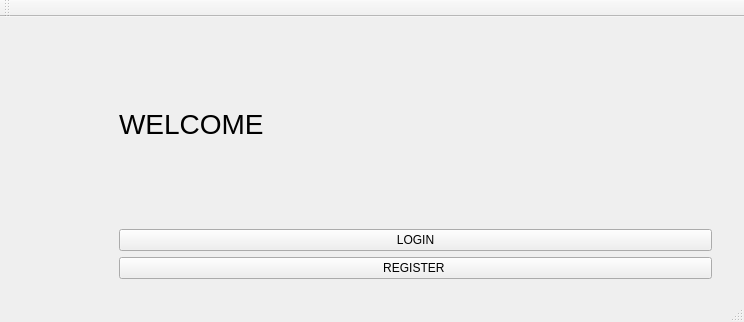
<?xml version="1.0" encoding="UTF-8"?>
<ui version="4.0">
 <class>MainWindow</class>
 <widget class="QMainWindow" name="MainWindow">
  <property name="geometry">
   <rect>
    <x>0</x>
    <y>0</y>
    <width>744</width>
    <height>322</height>
   </rect>
  </property>
  <property name="windowTitle">
   <string>MainWindow</string>
  </property>
  <property name="iconSize">
   <size>
    <width>16</width>
    <height>16</height>
   </size>
  </property>
  <widget class="QWidget" name="centralwidget">
   <widget class="QStackedWidget" name="stackedWidget">
    <property name="geometry">
     <rect>
      <x>110</x>
      <y>0</y>
      <width>611</width>
      <height>271</height>
     </rect>
    </property>
    <property name="sizePolicy">
     <sizepolicy hsizetype="Expanding" vsizetype="Expanding">
      <horstretch>0</horstretch>
      <verstretch>0</verstretch>
     </sizepolicy>
    </property>
    <property name="currentIndex">
     <number>1</number>
    </property>
    <widget class="QWidget" name="page">
     <widget class="QPushButton" name="Olympia">
      <property name="geometry">
       <rect>
        <x>180</x>
        <y>130</y>
        <width>121</width>
        <height>51</height>
       </rect>
      </property>
      <property name="autoFillBackground">
       <bool>true</bool>
      </property>
      <property name="text">
       <string>Olympia Hostel</string>
      </property>
     </widget>
     <widget class="QPushButton" name="Dreamworld">
      <property name="geometry">
       <rect>
        <x>180</x>
        <y>190</y>
        <width>121</width>
        <height>51</height>
       </rect>
      </property>
      <property name="text">
       <string>Dreamworld Hostel </string>
      </property>
     </widget>
     <widget class="QLabel" name="label">
      <property name="geometry">
       <rect>
        <x>110</x>
        <y>40</y>
        <width>281</width>
        <height>61</height>
       </rect>
      </property>
      <property name="autoFillBackground">
       <bool>true</bool>
      </property>
      <property name="styleSheet">
       <string notr="true">font: rgb(0, 0, 0)700 28pt &quot;Arial&quot;;</string>
      </property>
      <property name="text">
       <string>            HOSTEL BOOKING SYSTEM</string>
      </property>
     </widget>
    </widget>
    <widget class="QWidget" name="page_3">
     <layout class="QVBoxLayout" name="verticalLayout_2">
      <item alignment="Qt::AlignmentFlag::Qt::AlignmentFlag::AlignVCenter">
       <widget class="QLabel" name="WELCOME">
        <property name="font">
         <font>
          <pointsize>21</pointsize>
         </font>
        </property>
        <property name="text">
         <string>WELCOME</string>
        </property>
       </widget>
      </item>
      <item>
       <widget class="QPushButton" name="Login">
        <property name="text">
         <string>LOGIN</string>
        </property>
       </widget>
      </item>
      <item>
       <widget class="QPushButton" name="Register">
        <property name="text">
         <string>REGISTER </string>
        </property>
       </widget>
      </item>
     </layout>
    </widget>
    <widget class="QWidget" name="page_2">
     <widget class="QLabel" name="WELCOME_2">
      <property name="geometry">
       <rect>
        <x>130</x>
        <y>10</y>
        <width>151</width>
        <height>41</height>
       </rect>
      </property>
      <property name="font">
       <font>
        <pointsize>21</pointsize>
       </font>
      </property>
      <property name="text">
       <string>        MENU </string>
      </property>
     </widget>
     <widget class="QPushButton" name="Book">
      <property name="geometry">
       <rect>
        <x>140</x>
        <y>60</y>
        <width>211</width>
        <height>51</height>
       </rect>
      </property>
      <property name="text">
       <string>BOOK ROOM</string>
      </property>
     </widget>
     <widget class="QPushButton" name="pushButton_6">
      <property name="geometry">
       <rect>
        <x>140</x>
        <y>200</y>
        <width>211</width>
        <height>51</height>
       </rect>
      </property>
      <property name="text">
       <string>EXIT</string>
      </property>
     </widget>
     <widget class="QPushButton" name="pushButton_7">
      <property name="geometry">
       <rect>
        <x>140</x>
        <y>130</y>
        <width>211</width>
        <height>51</height>
       </rect>
      </property>
      <property name="text">
       <string>CHECK ROOM</string>
      </property>
     </widget>
    </widget>
    <widget class="QWidget" name="page_4">
     <widget class="QLabel" name="WELCOME_3">
      <property name="geometry">
       <rect>
        <x>10</x>
        <y>210</y>
        <width>171</width>
        <height>41</height>
       </rect>
      </property>
      <property name="font">
       <font>
        <family>Arial</family>
        <pointsize>11</pointsize>
        <italic>true</italic>
        <bold>true</bold>
       </font>
      </property>
      <property name="text">
       <string>   Enter Room Number:</string>
      </property>
     </widget>
     <widget class="QTextEdit" name="textEdit">
      <property name="geometry">
       <rect>
        <x>180</x>
        <y>220</y>
        <width>51</width>
        <height>21</height>
       </rect>
      </property>
      <property name="verticalScrollBarPolicy">
       <enum>Qt::ScrollBarPolicy::ScrollBarAlwaysOff</enum>
      </property>
      <property name="horizontalScrollBarPolicy">
       <enum>Qt::ScrollBarPolicy::ScrollBarAlwaysOff</enum>
      </property>
     </widget>
     <widget class="QPushButton" name="pushButton_9">
      <property name="geometry">
       <rect>
        <x>350</x>
        <y>210</y>
        <width>91</width>
        <height>31</height>
       </rect>
      </property>
      <property name="text">
       <string>BOOK</string>
      </property>
     </widget>
     <widget class="QTableWidget" name="tableWidget">
      <property name="geometry">
       <rect>
        <x>100</x>
        <y>10</y>
        <width>331</width>
        <height>171</height>
       </rect>
      </property>
      <property name="autoFillBackground">
       <bool>true</bool>
      </property>
      <property name="alternatingRowColors">
       <bool>true</bool>
      </property>
      <property name="rowCount">
       <number>5</number>
      </property>
      <row/>
      <row/>
      <row/>
      <row/>
      <row/>
      <column>
       <property name="text">
        <string>Room</string>
       </property>
      </column>
      <column>
       <property name="text">
        <string>Type</string>
       </property>
      </column>
      <column>
       <property name="text">
        <string>Price</string>
       </property>
      </column>
     </widget>
    </widget>
    <widget class="QWidget" name="page_5">
     <widget class="QLabel" name="WELCOME_4">
      <property name="geometry">
       <rect>
        <x>110</x>
        <y>10</y>
        <width>281</width>
        <height>41</height>
       </rect>
      </property>
      <property name="font">
       <font>
        <pointsize>21</pointsize>
       </font>
      </property>
      <property name="text">
       <string>WELCOME TO HOSTEL</string>
      </property>
     </widget>
     <widget class="QLabel" name="label_2">
      <property name="geometry">
       <rect>
        <x>10</x>
        <y>70</y>
        <width>201</width>
        <height>31</height>
       </rect>
      </property>
      <property name="font">
       <font>
        <family>Yu Gothic UI Semibold</family>
        <pointsize>14</pointsize>
       </font>
      </property>
      <property name="text">
       <string>Enter Student Number</string>
      </property>
     </widget>
     <widget class="QLabel" name="label_3">
      <property name="geometry">
       <rect>
        <x>10</x>
        <y>110</y>
        <width>211</width>
        <height>31</height>
       </rect>
      </property>
      <property name="font">
       <font>
        <family>Yu Gothic UI Semibold</family>
        <pointsize>14</pointsize>
       </font>
      </property>
      <property name="text">
       <string>Enter Student Name</string>
      </property>
     </widget>
     <widget class="QLabel" name="label_4">
      <property name="geometry">
       <rect>
        <x>0</x>
        <y>150</y>
        <width>221</width>
        <height>31</height>
       </rect>
      </property>
      <property name="font">
       <font>
        <family>Yu Gothic UI Semibold</family>
        <pointsize>14</pointsize>
       </font>
      </property>
      <property name="text">
       <string>Enter Telephone Number</string>
      </property>
     </widget>
     <widget class="QTextEdit" name="textEdit">
      <property name="geometry">
       <rect>
        <x>220</x>
        <y>70</y>
        <width>291</width>
        <height>31</height>
       </rect>
      </property>
      <property name="font">
       <font>
        <family>Yu Gothic UI</family>
        <pointsize>14</pointsize>
       </font>
      </property>
      <property name="verticalScrollBarPolicy">
       <enum>Qt::ScrollBarPolicy::ScrollBarAlwaysOff</enum>
      </property>
      <property name="horizontalScrollBarPolicy">
       <enum>Qt::ScrollBarPolicy::ScrollBarAlwaysOff</enum>
      </property>
     </widget>
     <widget class="QPlainTextEdit" name="plainTextEdit_2">
      <property name="geometry">
       <rect>
        <x>220</x>
        <y>110</y>
        <width>291</width>
        <height>31</height>
       </rect>
      </property>
      <property name="font">
       <font>
        <family>Yu Gothic UI</family>
        <pointsize>14</pointsize>
       </font>
      </property>
      <property name="verticalScrollBarPolicy">
       <enum>Qt::ScrollBarPolicy::ScrollBarAlwaysOff</enum>
      </property>
      <property name="horizontalScrollBarPolicy">
       <enum>Qt::ScrollBarPolicy::ScrollBarAlwaysOff</enum>
      </property>
     </widget>
     <widget class="QPlainTextEdit" name="plainTextEdit_3">
      <property name="geometry">
       <rect>
        <x>220</x>
        <y>150</y>
        <width>291</width>
        <height>31</height>
       </rect>
      </property>
      <property name="font">
       <font>
        <family>Yu Gothic UI Semilight</family>
        <pointsize>14</pointsize>
       </font>
      </property>
      <property name="mouseTracking">
       <bool>false</bool>
      </property>
      <property name="verticalScrollBarPolicy">
       <enum>Qt::ScrollBarPolicy::ScrollBarAlwaysOff</enum>
      </property>
      <property name="horizontalScrollBarPolicy">
       <enum>Qt::ScrollBarPolicy::ScrollBarAlwaysOff</enum>
      </property>
     </widget>
     <widget class="QPushButton" name="pushButton_8">
      <property name="geometry">
       <rect>
        <x>260</x>
        <y>203</y>
        <width>121</width>
        <height>51</height>
       </rect>
      </property>
      <property name="text">
       <string>SIGN UP</string>
      </property>
     </widget>
    </widget>
   </widget>
  </widget>
  <widget class="QMenuBar" name="menubar">
   <property name="geometry">
    <rect>
     <x>0</x>
     <y>0</y>
     <width>744</width>
     <height>21</height>
    </rect>
   </property>
  </widget>
  <widget class="QStatusBar" name="statusbar"/>
  <widget class="QToolBar" name="toolBar">
   <property name="windowTitle">
    <string>toolBar</string>
   </property>
   <attribute name="toolBarArea">
    <enum>TopToolBarArea</enum>
   </attribute>
   <attribute name="toolBarBreak">
    <bool>false</bool>
   </attribute>
  </widget>
 </widget>
 <resources/>
 <connections/>
</ui>
